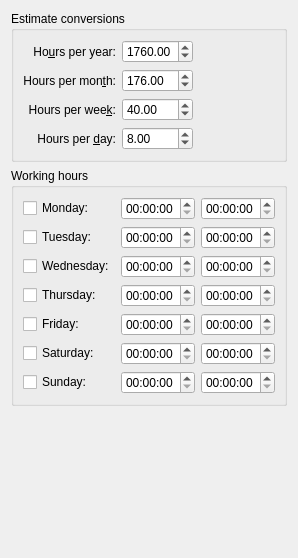
<?xml version="1.0" encoding="UTF-8"?>
<ui version="4.0">
 <author>Dag Andersen </author>
 <class>KPlato::ConfigWorkVacationPanel</class>
 <widget class="QWidget" name="KPlato::ConfigWorkVacationPanel">
  <property name="geometry">
   <rect>
    <x>0</x>
    <y>0</y>
    <width>298</width>
    <height>558</height>
   </rect>
  </property>
  <property name="whatsThis">
   <string>These values are used if your estimate is not in hours.
Let us say Hours per day is 8. If you estimate that a task needs 3 days effort to complete, this is converted to 24 hours when the task is scheduled. The actual time it will take to complete is of course dependent on the availability of the person (or persons) that is assigned to the task.</string>
  </property>
  <layout class="QVBoxLayout" name="verticalLayout">
   <item>
    <widget class="QGroupBox" name="groupBox">
     <property name="title">
      <string>Estimate conversions</string>
     </property>
     <layout class="QGridLayout" name="gridLayout">
      <item row="0" column="0">
       <widget class="QLabel" name="textLabel1">
        <property name="text">
         <string>Ho&amp;urs per year:</string>
        </property>
        <property name="alignment">
         <set>Qt::AlignRight|Qt::AlignTrailing|Qt::AlignVCenter</set>
        </property>
        <property name="wordWrap">
         <bool>false</bool>
        </property>
        <property name="buddy">
         <cstring>kcfg_HoursPrYear</cstring>
        </property>
       </widget>
      </item>
      <item row="0" column="1">
       <widget class="QDoubleSpinBox" name="kcfg_HoursPrYear">
        <property name="minimum">
         <double>1.000000000000000</double>
        </property>
        <property name="maximum">
         <double>8784.000000000000000</double>
        </property>
        <property name="value">
         <double>1760.000000000000000</double>
        </property>
       </widget>
      </item>
      <item row="1" column="0">
       <widget class="QLabel" name="textLabel2">
        <property name="text">
         <string>Hours per mon&amp;th:</string>
        </property>
        <property name="alignment">
         <set>Qt::AlignRight|Qt::AlignTrailing|Qt::AlignVCenter</set>
        </property>
        <property name="wordWrap">
         <bool>false</bool>
        </property>
        <property name="buddy">
         <cstring>kcfg_HoursPrMonth</cstring>
        </property>
       </widget>
      </item>
      <item row="1" column="1">
       <widget class="QDoubleSpinBox" name="kcfg_HoursPrMonth">
        <property name="minimum">
         <double>1.000000000000000</double>
        </property>
        <property name="maximum">
         <double>744.000000000000000</double>
        </property>
        <property name="singleStep">
         <double>1.000000000000000</double>
        </property>
        <property name="value">
         <double>176.000000000000000</double>
        </property>
       </widget>
      </item>
      <item row="1" column="2">
       <spacer name="horizontalSpacer">
        <property name="orientation">
         <enum>Qt::Horizontal</enum>
        </property>
        <property name="sizeHint" stdset="0">
         <size>
          <width>40</width>
          <height>20</height>
         </size>
        </property>
       </spacer>
      </item>
      <item row="2" column="0">
       <widget class="QLabel" name="textLabe3">
        <property name="text">
         <string>Hours per wee&amp;k:</string>
        </property>
        <property name="alignment">
         <set>Qt::AlignRight|Qt::AlignTrailing|Qt::AlignVCenter</set>
        </property>
        <property name="wordWrap">
         <bool>false</bool>
        </property>
        <property name="buddy">
         <cstring>kcfg_HoursPrWeek</cstring>
        </property>
       </widget>
      </item>
      <item row="2" column="1">
       <widget class="QDoubleSpinBox" name="kcfg_HoursPrWeek">
        <property name="minimum">
         <double>1.000000000000000</double>
        </property>
        <property name="maximum">
         <double>168.000000000000000</double>
        </property>
        <property name="value">
         <double>40.000000000000000</double>
        </property>
       </widget>
      </item>
      <item row="3" column="0">
       <widget class="QLabel" name="textLabel4">
        <property name="whatsThis">
         <string>These values are used when you estimate the effort needed to complete a task.</string>
        </property>
        <property name="text">
         <string>Hours per &amp;day:</string>
        </property>
        <property name="alignment">
         <set>Qt::AlignRight|Qt::AlignTrailing|Qt::AlignVCenter</set>
        </property>
        <property name="wordWrap">
         <bool>false</bool>
        </property>
        <property name="buddy">
         <cstring>kcfg_HoursPrDay</cstring>
        </property>
       </widget>
      </item>
      <item row="3" column="1">
       <widget class="QDoubleSpinBox" name="kcfg_HoursPrDay">
        <property name="minimum">
         <double>1.000000000000000</double>
        </property>
        <property name="maximum">
         <double>24.000000000000000</double>
        </property>
        <property name="value">
         <double>8.000000000000000</double>
        </property>
       </widget>
      </item>
     </layout>
    </widget>
   </item>
   <item>
    <widget class="QGroupBox" name="groupBox_2">
     <property name="title">
      <string>Working hours</string>
     </property>
     <layout class="QGridLayout" name="gridLayout_2">
      <item row="0" column="2">
       <widget class="QTimeEdit" name="kcfg_MondayEnd"/>
      </item>
      <item row="3" column="1">
       <widget class="QTimeEdit" name="kcfg_ThursdayStart"/>
      </item>
      <item row="4" column="2">
       <widget class="QTimeEdit" name="kcfg_FridayEnd"/>
      </item>
      <item row="1" column="1">
       <widget class="QTimeEdit" name="kcfg_TuesdayStart"/>
      </item>
      <item row="4" column="1">
       <widget class="QTimeEdit" name="kcfg_FridayStart"/>
      </item>
      <item row="5" column="1">
       <widget class="QTimeEdit" name="kcfg_SaturdayStart"/>
      </item>
      <item row="3" column="2">
       <widget class="QTimeEdit" name="kcfg_ThursdayEnd"/>
      </item>
      <item row="6" column="2">
       <widget class="QTimeEdit" name="kcfg_SundayEnd"/>
      </item>
      <item row="1" column="2">
       <widget class="QTimeEdit" name="kcfg_TuesdayEnd"/>
      </item>
      <item row="0" column="1">
       <widget class="QTimeEdit" name="kcfg_MondayStart"/>
      </item>
      <item row="2" column="1">
       <widget class="QTimeEdit" name="kcfg_WednesdayStart"/>
      </item>
      <item row="6" column="1">
       <widget class="QTimeEdit" name="kcfg_SundayStart"/>
      </item>
      <item row="2" column="2">
       <widget class="QTimeEdit" name="kcfg_WednesdayEnd"/>
      </item>
      <item row="5" column="2">
       <widget class="QTimeEdit" name="kcfg_SaturdayEnd"/>
      </item>
      <item row="2" column="3">
       <spacer name="horizontalSpacer_2">
        <property name="orientation">
         <enum>Qt::Horizontal</enum>
        </property>
        <property name="sizeHint" stdset="0">
         <size>
          <width>40</width>
          <height>20</height>
         </size>
        </property>
       </spacer>
      </item>
      <item row="0" column="0">
       <widget class="QCheckBox" name="kcfg_Monday">
        <property name="toolTip">
         <string>Tick  if working day</string>
        </property>
        <property name="text">
         <string>Monday:</string>
        </property>
       </widget>
      </item>
      <item row="1" column="0">
       <widget class="QCheckBox" name="kcfg_Tuesday">
        <property name="toolTip">
         <string>Tick  if working day</string>
        </property>
        <property name="text">
         <string>Tuesday:</string>
        </property>
       </widget>
      </item>
      <item row="2" column="0">
       <widget class="QCheckBox" name="kcfg_Wednesday">
        <property name="toolTip">
         <string>Tick if working day</string>
        </property>
        <property name="text">
         <string>Wednesday:</string>
        </property>
       </widget>
      </item>
      <item row="3" column="0">
       <widget class="QCheckBox" name="kcfg_Thursday">
        <property name="toolTip">
         <string>Tick if working day</string>
        </property>
        <property name="text">
         <string>Thursday:</string>
        </property>
       </widget>
      </item>
      <item row="4" column="0">
       <widget class="QCheckBox" name="kcfg_Friday">
        <property name="toolTip">
         <string>Tick if working day</string>
        </property>
        <property name="text">
         <string>Friday:</string>
        </property>
       </widget>
      </item>
      <item row="5" column="0">
       <widget class="QCheckBox" name="kcfg_Saturday">
        <property name="toolTip">
         <string>Tick if working day</string>
        </property>
        <property name="text">
         <string>Saturday:</string>
        </property>
       </widget>
      </item>
      <item row="6" column="0">
       <widget class="QCheckBox" name="kcfg_Sunday">
        <property name="toolTip">
         <string>Tick if working day</string>
        </property>
        <property name="text">
         <string>Sunday:</string>
        </property>
       </widget>
      </item>
     </layout>
    </widget>
   </item>
   <item>
    <spacer name="verticalSpacer">
     <property name="orientation">
      <enum>Qt::Vertical</enum>
     </property>
     <property name="sizeHint" stdset="0">
      <size>
       <width>20</width>
       <height>40</height>
      </size>
     </property>
    </spacer>
   </item>
  </layout>
 </widget>
 <resources/>
 <connections/>
</ui>
